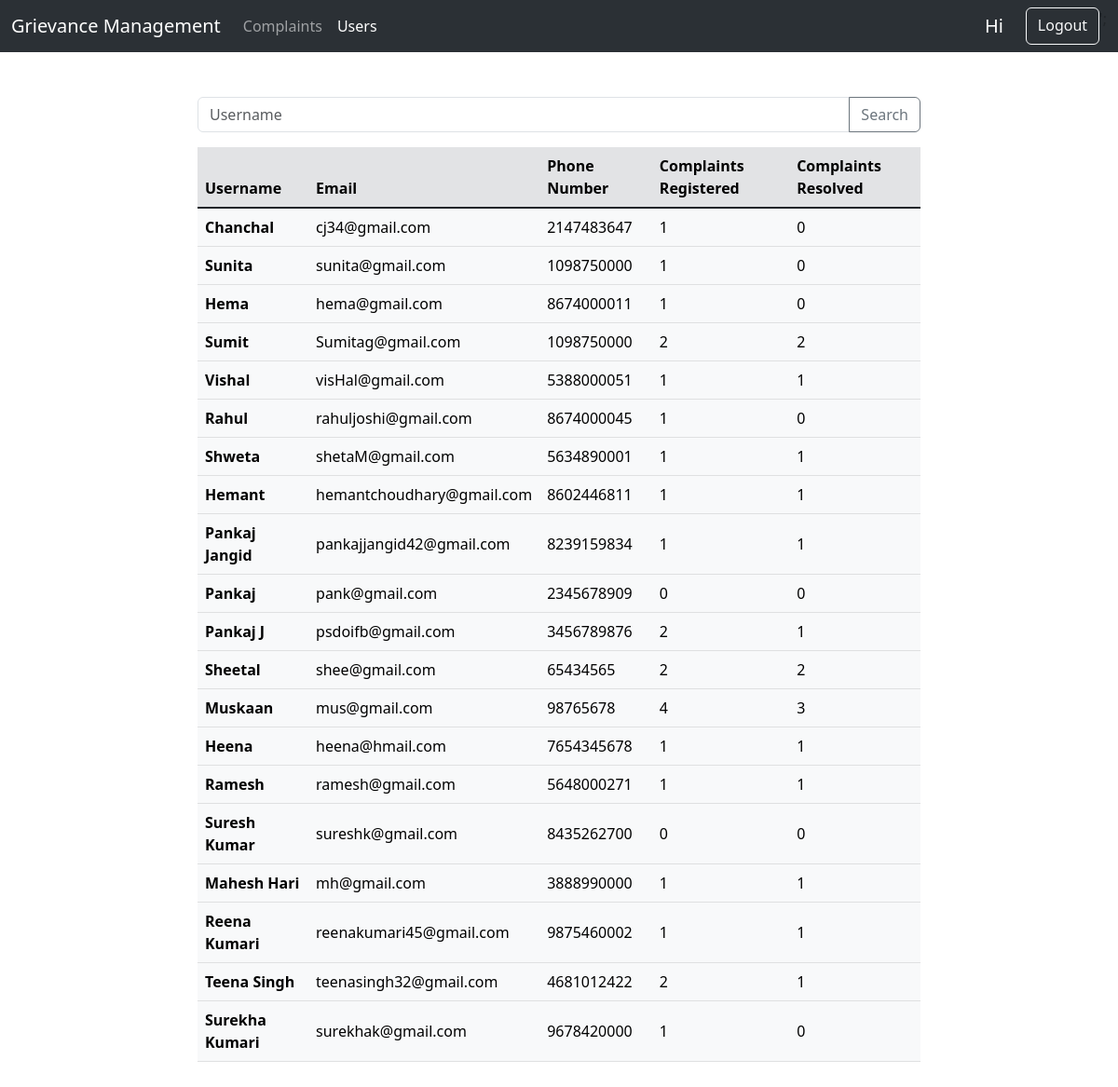
/project/admin/admin.php?page=users, run on the app's committed database.
### tables this page shows
CREATE TABLE `signup` (
  `s_no` int(20) NOT NULL,
  `username` varchar(150) NOT NULL,
  `email` varchar(150) NOT NULL,
  `phone_no` bigint(20) NOT NULL,
  `adhar_no` bigint(20) NOT NULL,
  `password` varchar(50) NOT NULL,
  `dt` timestamp NOT NULL DEFAULT current_timestamp()
);

### Project/admin/admin.php (the view, shortened to what this page needs)
<?php
$page = 'complaints';
if (isset($_GET["page"])) {
    $page = $_GET["page"];
}
?>
<!doctype html>
<html lang="en">
<head>
    <link href="https://cdn.jsdelivr.net/npm/bootstrap@5.3.0/dist/css/bootstrap.min.css" rel="stylesheet"
>
</head>
<body>
    <nav class="navbar bg-dark navbar-expand-lg bg-body-tertiary" data-bs-theme="dark">
        <div class="container-fluid">
            <a class="navbar-brand" href="#">Grievance Management</a>
            <div class="collapse navbar-collapse" id="navbarSupportedContent">
                <ul class="navbar-nav me-auto mb-2 mb-lg-0">
                    <li class="nav-item">
                        <a class="nav-link <?php if ($page == 'complaints') {
                            echo 'active';
                        } ?>" href="/project/admin/admin.php">Complaints</a>
                    </li>
                    <li class="nav-item">
                        <a class="nav-link <?php if ($page == 'users') {
                            echo 'active';
                        } ?>" href="/project/admin/admin.php?page=users">Users</a>
                    </li>
                </ul>
                <form class="d-flex" role="search">
                    <div class="d-grid gap-2 d-md-flex justify-content-md-end">
                        <a class="navbar-brand" href="#">Hi
                        </a>
                        <a class="btn btn-outline-light" href="/project/logout.php">Logout</a>
                    </div>';
                </form>
            </div>
        </div>
    </nav>
    <?php
    include '../common/dbconnect.php';
    if ($page == 'complaints') {
        $category_query = '1';
        $city_query = '1';
        $resolution_query = '1';
        if ($_SERVER["REQUEST_METHOD"] == "POST" && $_POST['reqType'] == 'adminComplaints') {
            if ($_POST['inputCategory'] != "All") {
                $category_query = 'category="' . $_POST['inputCategory'] . '"';
            }
            if ($_POST['inputCity'] != "All") {
                $city_query = 'city="' . $_POST['inputCity'] . '"';
            }
            if ($_POST['inputResoln'] != "All") {
                $resolution_query = 'resolved=' . $_POST['inputResoln'];
            }
        }
        if ($_SERVER["REQUEST_METHOD"] == "POST" && $_POST['reqType'] == 'resolveComplaint') {
            $complaintID = $_POST['complaintID'];
            $sql1 = "UPDATE complaints SET dt_resolve = CURRENT_TIME(), resolved=true WHERE id = " . $complaintID;
            $result1 = mysqli_query($conn, $sql1);
        }
        echo '
            <div class="container-fluid py-5 col-sm-8">
                <form class="row g-3" action="../admin/admin.php" method="post">
                    <div class="col-md-3">
                        <label for="inputCategory" class="form-label">Category</label>
                        <select id="inputCategory" name="inputCategory" class="form-select">
                        <option selected>All</option>
                        <option>Street light</option>
                        <option>Road conditions</option>
                        <option>Stray animals</option>
                        <option>Electric supply</option>
                        <option>Water supply</option>
                        <option>Power line</option>
                        <option>Other</option>
                        </select>
                    </div>
                    <div class="col-md-3">
                        <label for="inputCity" class="form-label">City</label>
                        <select id="inputCity" name="inputCity" class="form-select">
                        <option selected>All</option>';
        $sql1 = "SELECT DISTINCT city FROM complaints";
        $result1 = mysqli_query($conn, $sql1);
        while ($row1 = $result1->fetch_assoc()) {
            echo '<option>' . $row1['city'] . '</option>';
        }
        echo '
                        </select>
                    </div>
                    <div class="col-md-3">
                        <label for="inputResoln" class="form-label">Resolution</label>
                        <select id="inputResoln" name="inputResoln" class="form-select">
                        <option selected>All</option>
                        <option value="true">Resolved</option>
                        <option value="false">Unresolved</option>
                        </select>
                    </div>
                    <div class="col-md-3">
                        <input type="hidden" name="reqType" id="reqType" value="adminComplaints">
                        <button type="submit" class="btn btn-primary">Submit</button>
                    </div>
                </form>
            </div>';
        echo '
            <div class="container-fluid py-5 col-sm-8 table-responsive">
                <table class="table align-middle">
                    <thead class="table-secondary">
                        <tr>
                            <th scope="col">ID</th>
                            <th scope="col">Username</th>
                            <th scope="col">City</th>
                            <th scope="col">Category</th>
                            <th scope="col">Description of issue</th>
                            <th scope="col">Complaint Date</th>
                            <th scope="col">Resolution Date</th>
                        </tr>
                    </thead>
                    <tbody class="table-group-divider">';
        $sql = "SELECT * FROM complaints WHERE " . $category_query . " AND " . $city_query . " AND " . $resolution_query . " ORDER BY id DESC";
        $result = mysqli_query($conn, $sql);
        $num = mysqli_num_rows($result);
        if ($num > 0) {
            while ($row = $result->fetch_assoc()) {
                $resol = "light";
                $resol_dt = "";
                if ($row['resolved']) {
                    $resol = "success";
                    $resol_dt = $row['dt_resolve'];
                } else {
                    $resol_dt = '
                    <form action="../admin/admin.php" method="post">
                        <div class="col-md-3">
                            <input type="hidden" name="reqType" id="reqType" value="resolveComplaint">
                            <input type="hidden" name="complaintID" id="complaintID" value="' . $row['id'] . '">
                            <button type="submit" class="btn btn-primary btn-sm">Resolve</button>
                        </div>
                    </form>
                    ';
                }
                $username = "";
                $sql1 = "SELECT * FROM signup WHERE s_no=" . $row['s_no'];
                $result1 = mysqli_query($conn, $sql1);
                if (mysqli_num_rows($result1) > 0) {
                    $row1 = $result1->fetch_assoc();
                    $username = $row1['username'];
                }
                echo '
                        <tr class="table-' . $resol . '">
                            <th scope="row">' . $row['id'] . '</th>
                            <td>' . $username . '</td>
                            <td>' . $row['city'] . '</td>
                            <td>' . $row['category'] . '</td>
                            <td>' . $row['description'] . '</td>
                            <td>' . $row['dt'] . '</td>
                            <td>' . $resol_dt . '</td>
                        </tr>';
            }
        }
        echo '
                    </tbody>
                </table>
            </div>';
    } else if ($page == 'users') {
        echo '
            <div class="container-fluid py-5 col-sm-8 table-responsive">
                <form action="../admin/admin.php" method="post">
                    <div class="input-group mb-3">
                        <input type="text" class="form-control" placeholder="Username" aria-label="Username" aria-describedby="button-addon2"
                        name="searchUsername" id="searchUsername">
                        <input type="hidden" name="reqType" id="reqType" value="adminSearchUser">
                        <button class="btn btn-outline-secondary" type="submit" id="searchButton">Search</button>
                    </div>
                </form>';
        $usersQueryDisplay = '1';
        echo '
                <table class="table align-middle">
                    <thead class="table-secondary">
                        <tr>
                            <th scope="col">Username</th>
                            <th scope="col">Email</th>
                            <th scope="col">Phone Number</th>
                            <th scope="col">Complaints Registered</th>
                            <th scope="col">Complaints Resolved</th>
                        </tr>
                    </thead>
                    <tbody class="table-group-divider">';
        $sql = "SELECT * FROM signup WHERE " . $usersQueryDisplay;
        $result = mysqli_query($conn, $sql);
        $num = mysqli_num_rows($result);
        if ($num > 0) {
            while ($row = $result->fetch_assoc()) {
                $no_c = 0;
                $no_c_r = 0;
                $sql1 = "SELECT COUNT(*) FROM complaints WHERE s_no=" . $row['s_no'];
                $result1 = mysqli_query($conn, $sql1);
                if (mysqli_num_rows($result1) > 0) {
                    $no_c = $result1->fetch_row()[0];
                }
                $sql1 = "SELECT COUNT(*) FROM complaints WHERE s_no=" . $row['s_no'] . ' AND resolved=true';
                $result1 = mysqli_query($conn, $sql1);
                if (mysqli_num_rows($result1) > 0) {
                    $no_c_r = $result1->fetch_row()[0];
                }
                echo '
                        <tr class="table-light">
                            <th scope="row">' . $row['username'] . '</th>
                            <td>' . $row['email'] . '</td>
                            <td>' . $row['phone_no'] . '</td>
                            <td>' . $no_c . '</td>
                            <td>' . $no_c_r . '</td>
                        </tr>';
            }
        }
        echo '
                    </tbody>
                </table>
            </div>';
    }
    ?>
</body>

### data on the page
signup: username "Chanchal", email "cj34@gmail.com", phone_no "2147483647", no_c "1", no_c_r "0"
signup: username "Sunita", email "sunita@gmail.com", phone_no "1098750000", no_c "1", no_c_r "0"
signup: username "Hema", email "hema@gmail.com", phone_no "8674000011", no_c "1", no_c_r "0"
signup: username "Sumit", email "Sumitag@gmail.com", phone_no "1098750000", no_c "2", no_c_r "2"
signup: username "Vishal", email "visHal@gmail.com", phone_no "5388000051", no_c "1", no_c_r "1"
signup: username "Rahul", email "rahuljoshi@gmail.com", phone_no "8674000045", no_c "1", no_c_r "0"
signup: username "Shweta", email "shetaM@gmail.com", phone_no "5634890001", no_c "1", no_c_r "1"
signup: username "Hemant", email "hemantchoudhary@gmail.com", phone_no "8602446811", no_c "1", no_c_r "1"
signup: username "Pankaj Jangid", email "pankajjangid42@gmail.com", phone_no "8239159834", no_c "1", no_c_r "1"
signup: username "Pankaj", email "pank@gmail.com", phone_no "2345678909", no_c "0", no_c_r "0"
signup: username "Pankaj J", email "psdoifb@gmail.com", phone_no "3456789876", no_c "2", no_c_r "1"
signup: username "Sheetal", email "shee@gmail.com", phone_no "65434565", no_c "2", no_c_r "2"
signup: username "Muskaan", email "mus@gmail.com", phone_no "98765678", no_c "4", no_c_r "3"
signup: username "Heena", email "heena@hmail.com", phone_no "7654345678", no_c "1", no_c_r "1"
signup: username "Ramesh", email "ramesh@gmail.com", phone_no "5648000271", no_c "1", no_c_r "1"
signup: username "Suresh Kumar", email "sureshk@gmail.com", phone_no "8435262700", no_c "0", no_c_r "0"
signup: username "Mahesh Hari", email "mh@gmail.com", phone_no "3888990000", no_c "1", no_c_r "1"
signup: username "Reena Kumari", email "reenakumari45@gmail.com", phone_no "9875460002", no_c "1", no_c_r "1"
signup: username "Teena Singh", email "teenasingh32@gmail.com", phone_no "4681012422", no_c "2", no_c_r "1"
signup: username "Surekha Kumari", email "surekhak@gmail.com", phone_no "9678420000", no_c "1", no_c_r "0"
